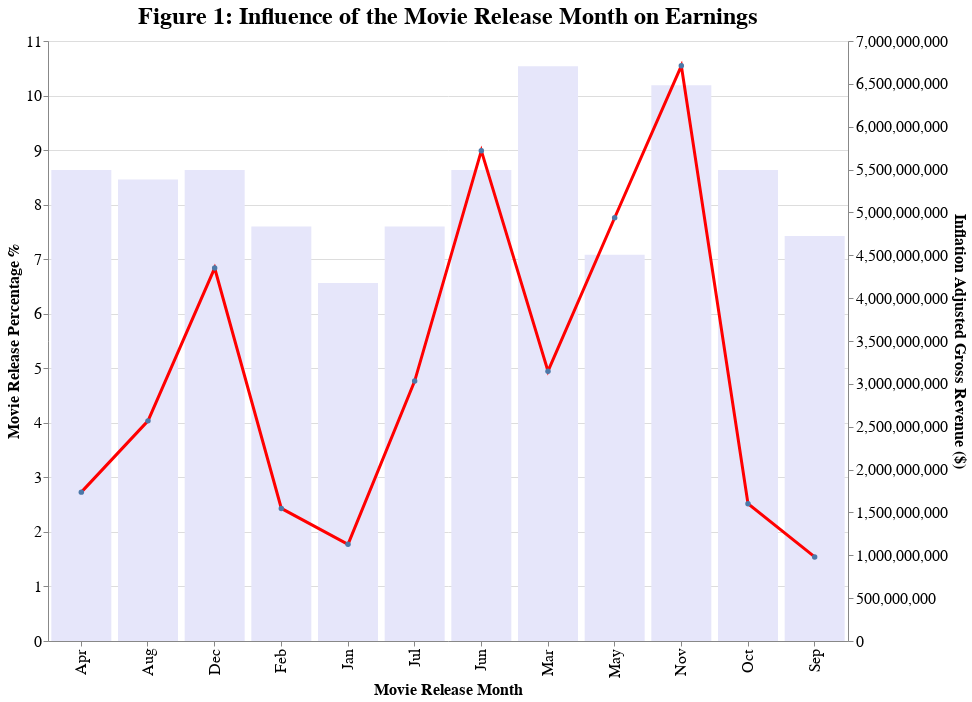

The cell this chart's notebook holds for it:
### Markdown cell above
Using the function `frequency_table()`, we will first find percent of movies that were released in each month. 

More information about the function `frequency_table()` can be found in DocString in `frequency.py`. Recall, unit test for this function have already been validated earlier, but can be found in `frequency_test.py` as well. 

Throughout this exploratory analysis, `Inflation adjusted gross` column data is used to normalize earnings. Next step is to find the total Disney movie earnings based on the movie release month. Filtered dataframe for this is saved as `earning_month`. 

`combined_monthly_plot` displays the data results to help visualize our findings. Bar graph shows the percentage of movies that were released in each month (y-axis on left). Line graph shows total earnings for all the movies that were released in each of the respective months (y-axis on right).

### Code cell
# Percentage of movies released in each months  
movies_month = frequency_table(gross_earning, 'Release_Month','Month', 'Frequency')

# Total earning based on movie release month 
earning_month = gross_earning.drop(columns=['movie_title','genre','MPAA_rating','Release_Day']).groupby(
    by = 'Release_Month').sum().reset_index().rename(columns={'Release_Month':'Month'})

# Figure 1 to show percentage of movies released each month along with their inflation adjusted gross earnings
month_freq = alt.Chart(movies_month).mark_bar(color = 'lavender').encode(
            alt.X('Month', title = 'Movie Release Month'),
            alt.Y('frequency_percent', title = 'Movie Release Percentage %'))

month_earning = alt.Chart(earning_month).mark_line(
    color = 'red', point=True, size=3, radius=8).encode(
            alt.X('Month', title = 'Movie Release Month'),
            alt.Y('inflation_adjusted_gross', title = 'Inflation Adjusted Gross Revenue ($)'))

combined_monthly_plot = alt.layer(month_freq, month_earning).properties(
    height=600, width=800, title="Figure 1: Influence of the Movie Release Month on Earnings").resolve_scale(
    y = 'independent').configure_axis(
    labelFontSize=16, titleFontSize=16).configure_title(fontSize=24)

combined_monthly_plot

### Figure 1 — Vega-Lite specification as saved in the notebook (floating-point values rounded to 4 significant figures)
{"config": {"view": {"continuousWidth": 400, "continuousHeight": 300}, "axis": {"labelFontSize": 16, "titleFontSize": 16}, "title": {"fontSize": 24}}, "layer": [{"data": {"name": "data-585b0906c8dd6835838b7aaef9b45b66"}, "mark": {"type": "bar", "color": "lavender"}, "encoding": {"x": {"type": "nominal", "field": "Month", "title": "Movie Release Month"}, "y": {"type": "quantitative", "field": "frequency_percent", "title": "Movie Release Percentage %"}}}, {"data": {"name": "data-ac54c9f93c433f65acbdf3491e6fef4c"}, "mark": {"type": "line", "color": "red", "point": true, "radius": 8, "size": 3}, "encoding": {"x": {"type": "nominal", "field": "Month", "title": "Movie Release Month"}, "y": {"type": "quantitative", "field": "inflation_adjusted_gross", "title": "Inflation Adjusted Gross Revenue ($)"}}}], "height": 600, "resolve": {"scale": {"y": "independent"}}, "title": "Figure 1: Influence of the Movie Release Month on Earnings", "width": 800, "$schema": "https://vega.github.io/schema/vega-lite/v4.8.1.json", "datasets": {"data-585b0906c8dd6835838b7aaef9b45b66": [{"Month": "Mar", "frequency_percent": 10.54}, {"Month": "Nov", "frequency_percent": 10.19}, {"Month": "Dec", "frequency_percent": 8.636}, {"Month": "Apr", "frequency_percent": 8.636}, {"Month": "Oct", "frequency_percent": 8.636}, {"Month": "Jun", "frequency_percent": 8.636}, {"Month": "Aug", "frequency_percent": 8.463}, {"Month": "Feb", "frequency_percent": 7.599}, {"Month": "Jul", "frequency_percent": 7.599}, {"Month": "Sep", "frequency_percent": 7.427}, {"Month": "May", "frequency_percent": 7.081}, {"Month": "Jan", "frequency_percent": 6.563}], "data-ac54c9f93c433f65acbdf3491e6fef4c": [{"Month": "Apr", "total_gross": 1736865348, "inflation_adjusted_gross": 1736865348}, {"Month": "Aug", "total_gross": 2568209698, "inflation_adjusted_gross": 2568209698}, {"Month": "Dec", "total_gross": 4350869253, "inflation_adjusted_gross": 4350869253}, {"Month": "Feb", "total_gross": 1546906331, "inflation_adjusted_gross": 1546906331}, {"Month": "Jan", "total_gross": 1128086471, "inflation_adjusted_gross": 1128086471}, {"Month": "Jul", "total_gross": 3032210005, "inflation_adjusted_gross": 3032210005}, {"Month": "Jun", "total_gross": 5720518013, "inflation_adjusted_gross": 5720518013}, {"Month": "Mar", "total_gross": 3148169471, "inflation_adjusted_gross": 3148169471}, {"Month": "May", "total_gross": 4937909068, "inflation_adjusted_gross": 4937909068}, {"Month": "Nov", "total_gross": 6710416094, "inflation_adjusted_gross": 6710416094}, {"Month": "Oct", "total_gross": 1601606434, "inflation_adjusted_gross": 1601606434}, {"Month": "Sep", "total_gross": 980569367, "inflation_adjusted_gross": 980569367}]}}
